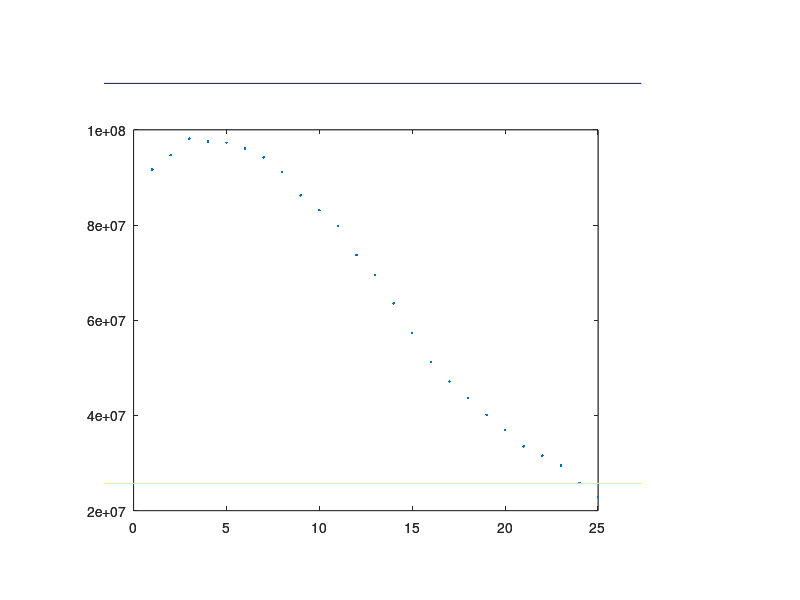

The MATLAB source for this figure:
 %
E_matrix = [0 97594105.7877297;1 91689045.4803060;2 94667284.1402778;...
    3 98150602.9496285;4 97601187.4310221;5 97297406.4860670;...
    6 96119910.2269929;7 94235325.5743332;8 91103945.5378485;...
    9 86252148.8764753;10 83117717.2198853;11 79810687.5818826;...
    12 73705295.6152776;13 69472079.8383885;14 63535971.8214140;...
    15 57263601.5065311;16 51282327.8999928;17 47099704.4723444;...
    18 43603813.7767508;19 40128819.9041277;20 36938571.2842874;...
    21 33499378.1981204;22 31561049.5334555;23 29460985.2107030;...
    24 25814629.3522583;25 22907368.6361586];
f=1;
while E_matrix(f,2)>E_matrix(f+1,2)
    E_matrix(f,:)=[];
    f=f+1
end   
figure(1);
plotmatrix(E_matrix(:,1), E_matrix(:,2));
Int_prec=0.05;
Emax=max(E_matrix(:,2));
max_E_Int=Emax+Int_prec*Emax;
min_E_Int=Emax-Int_prec*Emax;
x_line=[0 26];
y_line_min=[min_E_Int min_E_Int];
y_line_max=[max_E_Int max_E_Int];
hold on;
line(x_line, y_line_min,'Color','yellow')
hold on;
line(x_line,y_line_max,'Color','blue')
plotmatrix(E_matrix(:,1), E_matrix(:,2))